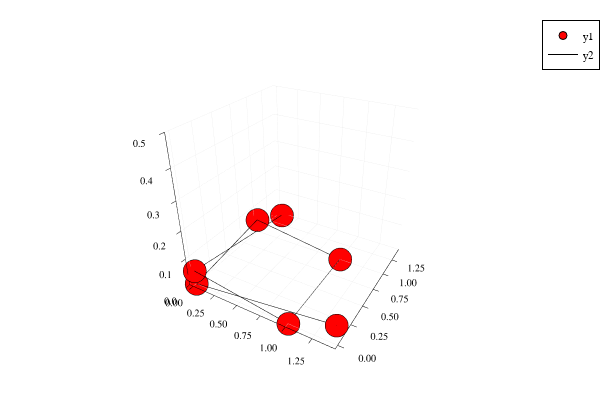

Notebook cell for this chart:
### Code cell
epsilon = 0.05
l = sqrt(2)
v0 = l*ey + epsilon*ex
v1 = epsilon*ez
v2 = ex
v3 = ex + ey
v4 = ey + + epsilon*ez
v5 = e0
v6 = l*ex + epsilon*ey + epsilon*ez
P = PolygonalChain([v0,v1,v2,v3,v4,v5,v6])
plot(zlim=(0,0.5))
plotChain!(P,"red")

### Figure 1 — Plotly figure (JSON) as saved in the notebook; plotly's stock layout.template omitted (floating-point values rounded to 4 significant figures)
{"data": [{"colorbar": {"title": ""}, "legendgroup": "y1", "marker": {"color": "rgba(255, 0, 0, 1.000)", "line": {"color": "rgba(0, 0, 0, 1.000)", "width": 1}, "size": 8, "symbol": "circle"}, "mode": "markers", "name": "y1", "showlegend": true, "type": "scatter3d", "x": [0.05, 0, 1, 1, 0, 0, 1.414], "xaxis": "x1", "y": [1.414, 0, 0, 1, 1, 0, 0.05], "yaxis": "y1", "z": [0, 0.05, 0, 0, 0.05, 0, 0.05], "zmax": null, "zmin": null}, {"colorbar": {"title": ""}, "legendgroup": "y2", "line": {"color": "rgba(0, 0, 0, 1.000)", "dash": "solid", "shape": "linear", "width": 1}, "mode": "lines", "name": "y2", "showlegend": true, "type": "scatter3d", "x": [0.05, 0, 1, 1, 0, 0, 1.414], "xaxis": "x1", "y": [1.414, 0, 0, 1, 1, 0, 0.05], "yaxis": "y1", "z": [0, 0.05, 0, 0, 0.05, 0, 0.05], "zmax": null, "zmin": null}], "layout": {"annotations": [], "height": 400, "legend": {"bgcolor": "rgba(255, 255, 255, 1.000)", "bordercolor": "rgba(0, 0, 0, 1.000)", "borderwidth": 1, "font": {"color": "rgba(0, 0, 0, 1.000)", "family": "sans-serif", "size": 11}, "tracegroupgap": 0, "traceorder": "normal", "x": 1, "xanchor": "auto", "y": 1, "yanchor": "auto"}, "margin": {"b": 20, "l": 0, "r": 0, "t": 20}, "paper_bgcolor": "rgba(255, 255, 255, 1.000)", "plot_bgcolor": "rgba(255, 255, 255, 1.000)", "scene": {"camera": {"eye": {"x": 1.126, "y": -1.95, "z": 1.3}}, "xaxis": {"anchor": "y1", "domain": [0.06582, 0.9934], "gridcolor": "rgba(0, 0, 0, 0.100)", "gridwidth": 0.5, "linecolor": "rgba(0, 0, 0, 1.000)", "mirror": false, "range": [-0.04243, 1.457], "showgrid": true, "showline": true, "showticklabels": true, "tickangle": 0, "tickcolor": "rgb(0, 0, 0)", "tickfont": {"color": "rgba(0, 0, 0, 1.000)", "family": "sans-serif", "size": 11}, "tickmode": "array", "ticks": "inside", "ticktext": ["0.00", "0.25", "0.50", "0.75", "1.00", "1.25"], "tickvals": [0, 0.25, 0.5, 0.75, 1, 1.25], "title": "", "titlefont": {"color": "rgba(0, 0, 0, 1.000)", "family": "sans-serif", "size": 15}, "type": "-", "visible": true, "zeroline": false, "zerolinecolor": "rgba(0, 0, 0, 1.000)"}, "yaxis": {"anchor": "x1", "domain": [0.03762, 0.9902], "gridcolor": "rgba(0, 0, 0, 0.100)", "gridwidth": 0.5, "linecolor": "rgba(0, 0, 0, 1.000)", "mirror": false, "range": [-0.04243, 1.457], "showgrid": true, "showline": true, "showticklabels": true, "tickangle": 0, "tickcolor": "rgb(0, 0, 0)", "tickfont": {"color": "rgba(0, 0, 0, 1.000)", "family": "sans-serif", "size": 11}, "tickmode": "array", "ticks": "inside", "ticktext": ["0.00", "0.25", "0.50", "0.75", "1.00", "1.25"], "tickvals": [0, 0.25, 0.5, 0.75, 1, 1.25], "title": "", "titlefont": {"color": "rgba(0, 0, 0, 1.000)", "family": "sans-serif", "size": 15}, "type": "-", "visible": true, "zeroline": false, "zerolinecolor": "rgba(0, 0, 0, 1.000)"}, "zaxis": {"gridcolor": "rgba(0, 0, 0, 0.100)", "gridwidth": 0.5, "linecolor": "rgba(0, 0, 0, 1.000)", "mirror": false, "range": [0, 0.5], "showgrid": true, "showline": true, "showticklabels": true, "tickangle": 0, "tickcolor": "rgb(0, 0, 0)", "tickfont": {"color": "rgba(0, 0, 0, 1.000)", "family": "sans-serif", "size": 11}, "tickmode": "array", "ticks": "inside", "ticktext": ["0.0", "0.1", "0.2", "0.3", "0.4", "0.5"], "tickvals": [0, 0.1, 0.2, 0.3, 0.4, 0.5], "title": "", "titlefont": {"color": "rgba(0, 0, 0, 1.000)", "family": "sans-serif", "size": 15}, "type": "-", "visible": true, "zeroline": false, "zerolinecolor": "rgba(0, 0, 0, 1.000)"}}, "showlegend": true, "width": 600}}
